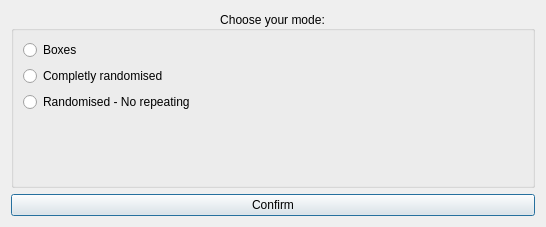
<?xml version="1.0" encoding="UTF-8"?>
<ui version="4.0">
 <class>modeChooser</class>
 <widget class="QDialog" name="modeChooser">
  <property name="geometry">
   <rect>
    <x>0</x>
    <y>0</y>
    <width>546</width>
    <height>227</height>
   </rect>
  </property>
  <property name="sizePolicy">
   <sizepolicy hsizetype="Minimum" vsizetype="Minimum">
    <horstretch>0</horstretch>
    <verstretch>0</verstretch>
   </sizepolicy>
  </property>
  <property name="windowTitle">
   <string>Form</string>
  </property>
  <layout class="QGridLayout" name="gridLayout_2">
   <item row="0" column="0">
    <layout class="QVBoxLayout" name="verticalLayout">
     <item>
      <widget class="QGroupBox" name="groupBox">
       <property name="sizePolicy">
        <sizepolicy hsizetype="Minimum" vsizetype="Minimum">
         <horstretch>0</horstretch>
         <verstretch>0</verstretch>
        </sizepolicy>
       </property>
       <property name="layoutDirection">
        <enum>Qt::LeftToRight</enum>
       </property>
       <property name="title">
        <string>Choose your mode:</string>
       </property>
       <property name="alignment">
        <set>Qt::AlignCenter</set>
       </property>
       <property name="flat">
        <bool>false</bool>
       </property>
       <layout class="QVBoxLayout" name="verticalLayout_2">
        <item>
         <widget class="QRadioButton" name="ButtonBoxes">
          <property name="text">
           <string>Boxes</string>
          </property>
         </widget>
        </item>
        <item>
         <widget class="QRadioButton" name="ButtonCRandom">
          <property name="text">
           <string>Completly randomised</string>
          </property>
         </widget>
        </item>
        <item>
         <widget class="QRadioButton" name="ButtonRandomNR">
          <property name="text">
           <string>Randomised - No repeating</string>
          </property>
         </widget>
        </item>
        <item>
         <spacer name="verticalSpacer">
          <property name="orientation">
           <enum>Qt::Vertical</enum>
          </property>
          <property name="sizeType">
           <enum>QSizePolicy::MinimumExpanding</enum>
          </property>
          <property name="sizeHint" stdset="0">
           <size>
            <width>20</width>
            <height>40</height>
           </size>
          </property>
         </spacer>
        </item>
       </layout>
      </widget>
     </item>
    </layout>
   </item>
   <item row="1" column="0">
    <widget class="QPushButton" name="ButtonConfirm">
     <property name="text">
      <string>Confirm</string>
     </property>
    </widget>
   </item>
  </layout>
 </widget>
 <resources/>
 <connections/>
</ui>
